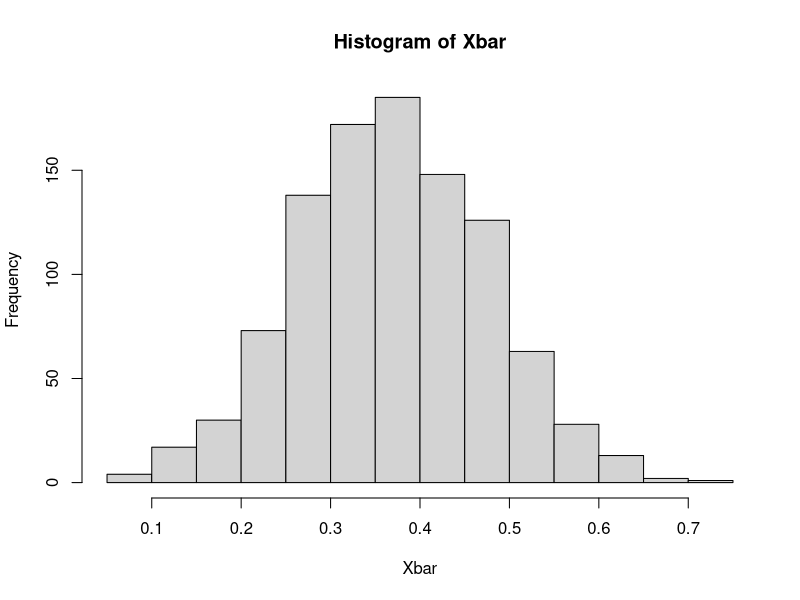
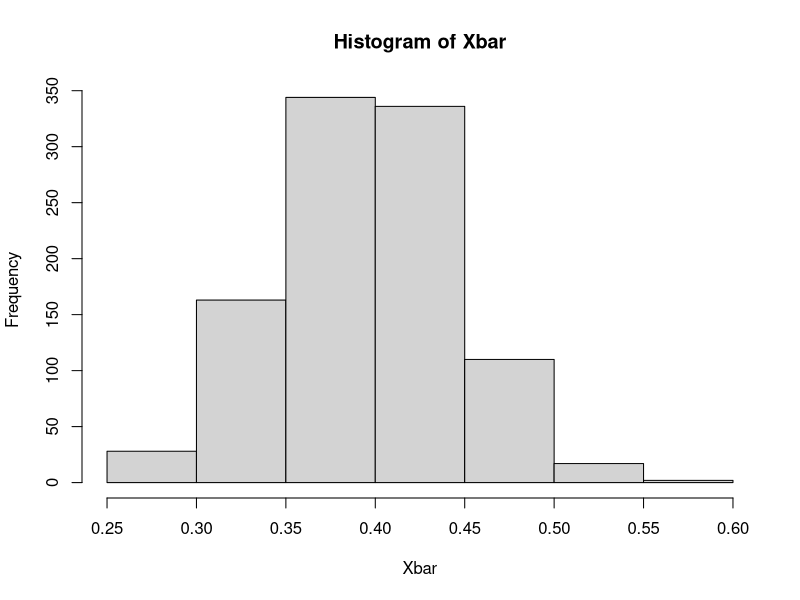
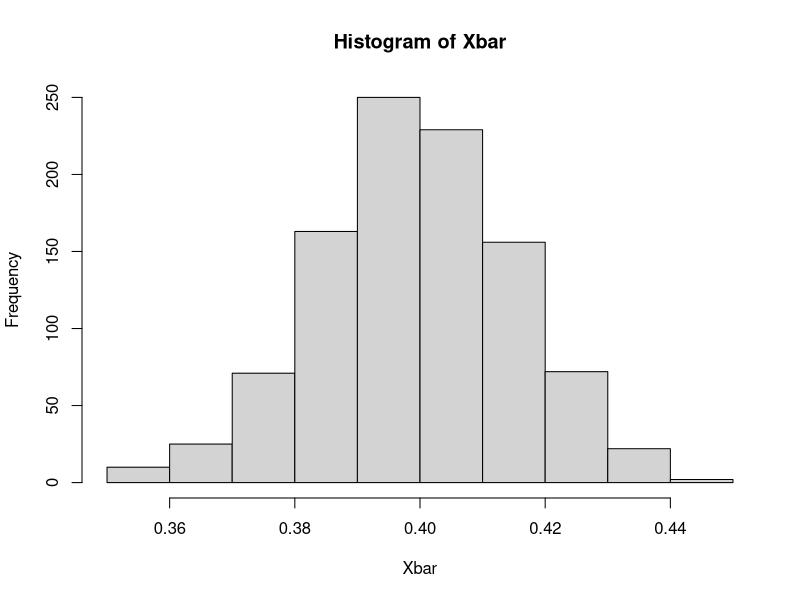
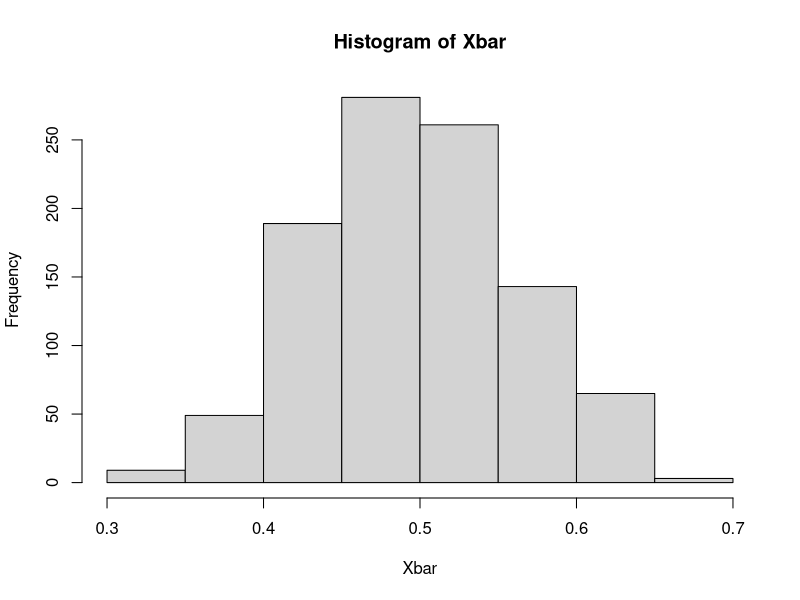
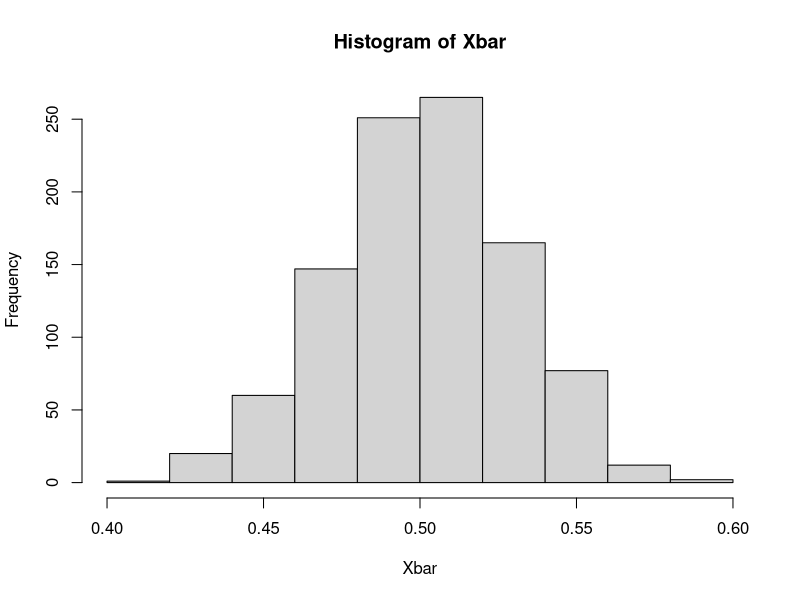
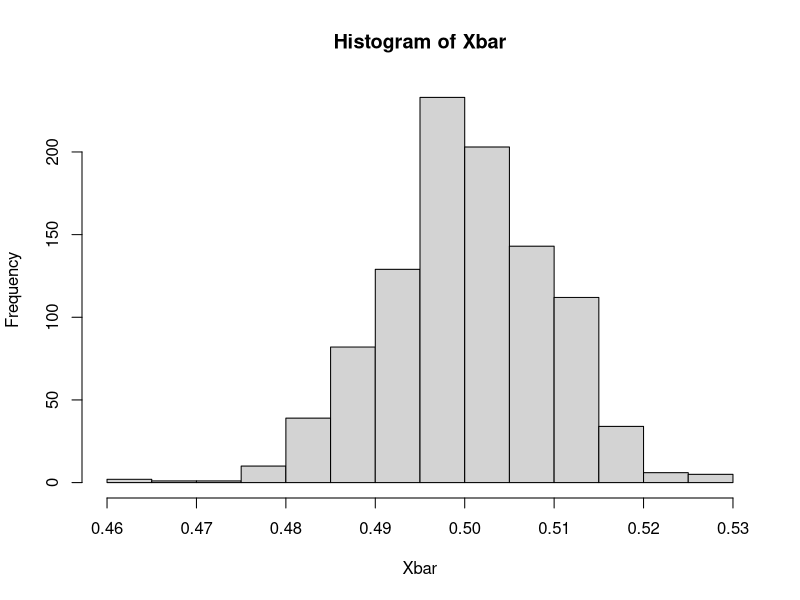
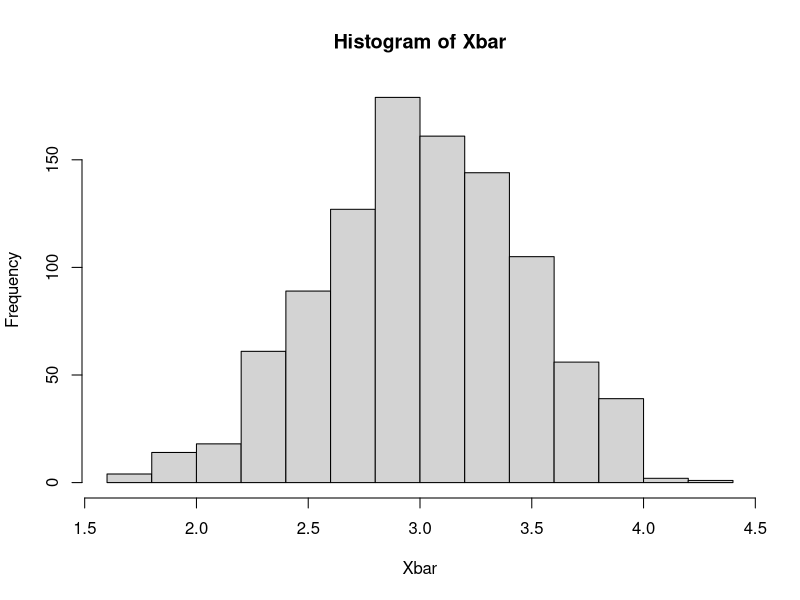
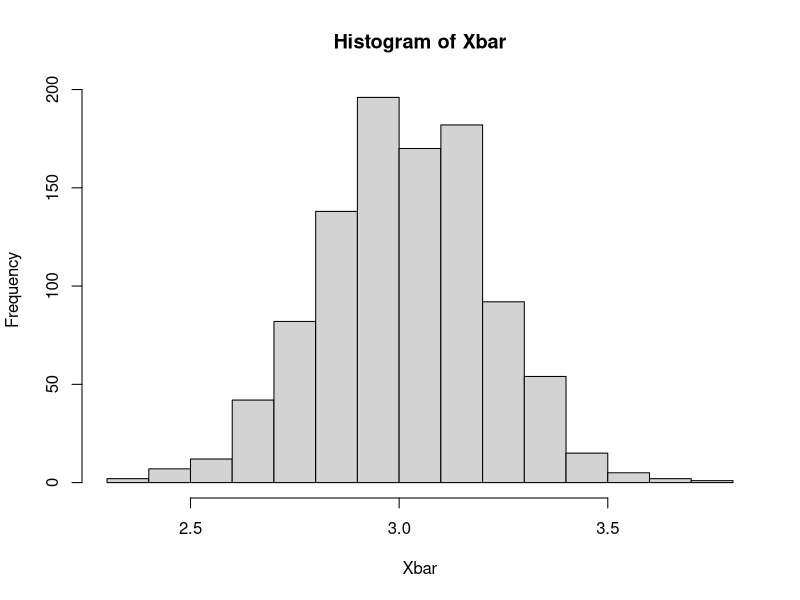

Here is the R script that generated these plots, in order:
## ---- chunk 1
knitr::opts_chunk$set(echo = TRUE)
## ---- chunk 2
n=20
Xbar=c()

for (i in 1:1000) {
  Xbar = c(Xbar , mean(rbinom(n = 20 , size = 1 , 0.4)) )
}
hist(Xbar)

n=100
Xbar=c()
rbinom(n = 20 , size = 1 , 0.4)

for (i in 1:1000) {
  Xbar = c(Xbar , mean(rbinom(n = n , size = 1 , 0.4)) )
}
hist(Xbar)

n=1000
Xbar=c()
rbinom(n = 20 , size = 1 , 0.4)

for (i in 1:1000) {
  Xbar = c(Xbar , mean(rbinom(n = n , size = 1 , 0.4)) )
}
hist(Xbar)
## ---- chunk 3
Xbar=c()
n=20
for (i in 1:1000) {
  Xbar=c(Xbar, mean(runif(n)))
}

hist(Xbar)

n=100
Xbar=c()
for (i in 1:1000) {
  Xbar=c(Xbar, mean(runif(n)))
}

hist(Xbar)

n=1000
Xbar=c()
for (i in 1:1000) {
  Xbar=c(Xbar, mean(runif(n)))
}

hist(Xbar)
## ---- chunk 4
Xbar = c()
n = 20
for (i in 1:1000){
  Xbar = c(Xbar , mean (rnorm(n = n, mean = 3 , sd = 2)))
}
hist(Xbar)

Xbar = c()
n = 100
for (i in 1:1000){
  Xbar = c(Xbar , mean (rnorm(n = n, mean = 3 , sd = 2)))
}
hist(Xbar)

Xbar = c()
n = 1000
for (i in 1:1000){
  Xbar = c(Xbar , mean (rnorm(n = n, mean = 3 , sd = 2)))
}
hist(Xbar)

## ---- chunk 5

Xbar = c()
n = 20
for (i in 1:1000){
  Xbar = c(Xbar , mean (rcauchy(n = n, location = 0 , scale = 1)))
}
hist(Xbar)

Xbar = c()
n = 100
for (i in 1:1000){
  Xbar = c(Xbar , mean (rcauchy(n = n, location = 0 , scale = 1)))
}
hist(Xbar)


Xbar = c()
n = 1000
for (i in 1:1000){
  Xbar = c(Xbar , mean (rcauchy(n = n, location = 0 , scale = 1)))
}
hist(Xbar)
## ---- chunk 6
n = 1000

x=rnorm(n = n , mean = 37 , sd = 2)

#P(X>39)
sum(x>39)/n

#P(X<30)
sum(x<30)/n

#P(32<X<51)
sum(x>30 & x<51)/n

#On trie l'échantillon X
x=sort(x)

#On prend 88% des valeurs (centré)
y=x[(n*0.06 -1):(n*0.94+1)]

intervalle=c(y[1], y[length(y)])

print(intervalle)

quantile(x = x , probs = 0.06)

quantile(x = x , probs = 0.94)

## ---- chunk 7
f=function(x){
  y=((4*x)/((x*x)+1))+3
  return (y)
}

g=function(x){
  y=(x*x)-(1.2*x)+3
  return (y)
}

n = 10000

#prenons n points au hasard dans [0;2]*[2.5;5]
E=matrix(c(runif(n, 0, 2),runif(n = n, 2.5 , 5)) , ncol = 2 , nrow = n)

Y=c(1:n)


for (i in 1:n)
  {
  Y[i] = (E[i,2]<f(E[i,1]))&(E[i,2]>g(E[i,1]))
}

## ---- chunk 8
mean(Y)
## ---- chunk 9
mean(Y)*5
